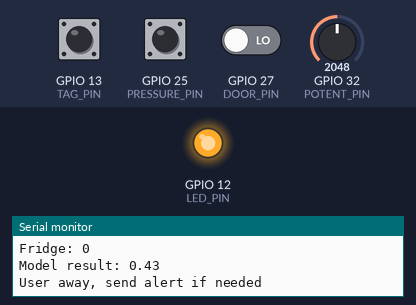
A sketch run on a simulated ESP32. On the bench: output pins drawn as LEDs (lit = HIGH), the last lines printed to the serial monitor. The test bench sets the inputs (shaded band); at power-on: GPIO 32 (POTENT_PIN) = 2048, GPIO 13 (TAG_PIN) HIGH, GPIO 25 (PRESSURE_PIN) HIGH, GPIO 27 (DOOR_PIN) LOW. WiFi joins after 1.5 s; servers stay silent unless stated; the local clock reads 2024-03-15 10:24:30 at power-on unless the sketch sets it; web services answer with replies made up by the test bench.

Above: at 4.3 s.
4.4 s: GPIO 32 (POTENT_PIN) set to 216
5.9 s: GPIO 32 (POTENT_PIN) set to 190
At 7.1 s:
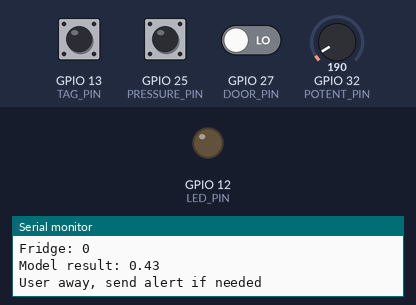
7.4 s: GPIO 32 (POTENT_PIN) set to 491
At 8.1 s:
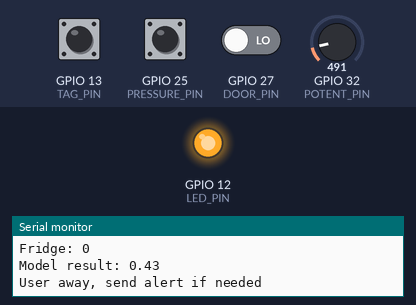
Timing chart, 0 to 9.9 s (numbered marks = the images above; inputs shaded):
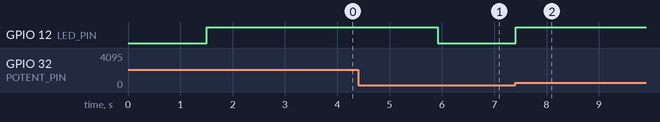

The sketch:

out_the_door.ino
```cpp
#include <WiFi.h>
#include <HTTPClient.h>
#include "time.h"

#define PRESSURE_PIN 25
#define DOOR_PIN 27
#define LED_PIN 12
#define POTENT_PIN 32
#define TAG_PIN 13

const char* ntpServer = "pool.ntp.org";
unsigned long epochTime;

const char* ssid = "";
const char* password = "";

WiFiClient client;

bool text_sent = false;
int user_tag = 1;

int pressure_state;
int door_prev;
int door_state;
int tag_prev;
int tag_state = LOW;

unsigned long prev_timestamp;

void setup() {

  Serial.begin(9600);

  pinMode(PRESSURE_PIN, INPUT_PULLUP);
  pinMode(LED_PIN, OUTPUT);
  pinMode(TAG_PIN, INPUT_PULLUP);
  tag_state = digitalRead(TAG_PIN);

  // Connect to Wi-Fi
  WiFi.begin(ssid, password);
    while (WiFi.status() != WL_CONNECTED) {
      delay(500);
      Serial.print(".");
    }
    Serial.println("");
    Serial.println("WiFi connected");

    configTime(0, 0, ntpServer);
    prev_timestamp = millis();
}

float run_model(int user_tag, int pressure_state, int door_state) {

  struct tm timeinfo;
  if(!getLocalTime(&timeinfo)) {
    Serial.println("Failed to obtain time");
    return 0;
  }

  // Serial.print(timeinfo.tm_hour);
  // Serial.print(":");
  // Serial.print(timeinfo.tm_min);
  // Serial.println();

  float norm_time = (((float)timeinfo.tm_hour - 5) * 60 + (float)timeinfo.tm_min) / (23 * 60 + 59);
  Serial.print("Normalized time: ");
  Serial.println(norm_time);
  //0-6 Mon-Sun

  int pressure_inv = 1;
  if(pressure_state == 1) {
    pressure_inv = 0;
  }

  Serial.print("Wallet: ");
  Serial.println(pressure_inv);
  Serial.print("Fridge: ");
  Serial.println(door_state);

  int weekday = 0;  // Monday

  float result_1 = (-1.51901847e-01 * norm_time) + (1.11010576e-03 * weekday) + (1.53562454e+00 * pressure_inv) + (1.54808714e-01 * door_state) + (9.92987854e-01 * 0) + -0.56029411;
  float result_2 = (-0.66003516 * .48) + (0.01156815 * weekday) + 0.3077989;
  result_1 = 1 / (1 + exp(-result_1));
  result_2 = 1 / (1 + exp(-result_2));
  return ((result_1 + result_2) / 2);
}

void log_to_spreadsheet() {

  int pressure_log = 1;
  if(pressure_state == 1) {
    pressure_log = 0;
  }

  String url = "http://maker.ifttt.com/trigger/UserData/with/key/b_qtMpsjjEK1WKy0oyDfu5";
  // Serial.println("Logging data to spreadsheet");
  HTTPClient http;
  http.begin(client, url);
  http.addHeader("Content-Type", "application/x-www-form-urlencoded");
  String values = String("value1=" + String(user_tag) + "&value2=" + String(door_state) + "&value3=" + String(pressure_log));
  int httpResponseCode = http.POST(values);
  // Serial.println(httpResponseCode);
  http.end();
}

void loop() {

  pressure_state = digitalRead(PRESSURE_PIN);
  door_state = digitalRead(DOOR_PIN);
  tag_prev = tag_state;
  tag_state = digitalRead(TAG_PIN);
  int potent_value = analogRead(POTENT_PIN);

  if(tag_state == HIGH && tag_prev == LOW) {

    if(user_tag) {
      user_tag = 0;
    } else {
      user_tag = 1;
    }

    Serial.print("User tag changed: ");
    Serial.println(user_tag);
  }

  if(potent_value >= 200 /*&& (pressure_state == LOW || door_state == HIGH)*/) {

    digitalWrite(LED_PIN, HIGH);

    if(!text_sent) {

      // String url = "http://maker.ifttt.com/trigger/out_of_door_notification/with/key/b_qtMpsjjEK1WKy0oyDfu5";
      // Serial.println("Requesting URL");
      // HTTPClient http;
      // http.begin(client, url);
      // http.addHeader("Content-Type", "application/x-www-form-urlencoded");
      // int httpResponseCode = http.POST("value1=Fridge");
      // Serial.println(httpResponseCode);
      // http.end();

      text_sent = true;
      delay(20);
      // Serial.println("Alert sent");
      log_to_spreadsheet();
      float model_state = run_model(user_tag, pressure_state, door_state);
      Serial.print("Model result: ");
      Serial.println(model_state);
      // 0 away, 1 home
      if(model_state < .5) {
        Serial.println("User away, send alert if needed");
      } else {
        Serial.println("User home, no alerts");
      }
    }

  } else {

    text_sent = false;
    delay(20);
    digitalWrite(LED_PIN, LOW);
  }

  unsigned long curr_timestamp = millis();
  if(curr_timestamp - prev_timestamp > 10000/*600000*/) {

    // 10 minutes elapsed, trigger log to spreadsheet
    // Serial.println("Logging to spreadsheet");
    log_to_spreadsheet();
    prev_timestamp = millis();
  }
}
```

Measured:
- the behaviour switches between 200 and 199 on GPIO 32 (POTENT_PIN) (found by bisection; images 0 and 1)
- after the input at 4.4 s, every drawn part: stays the same
- after the input at 5.9 s, GPIO 12 (LED_PIN): HIGH → LOW at once
- after the input at 7.4 s, GPIO 12 (LED_PIN): LOW → HIGH at once
